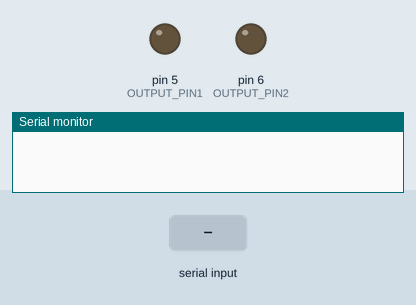
This sketch was run on a simulated Arduino Uno, built with avr-gcc and run on an emulated ATmega328P. Shown: output pins drawn as LEDs (lit = HIGH), the last lines printed to the serial monitor. The inputs (shaded band) are chosen by the test bench.

Above: at 1.2 s.
1.3 s: "90,45," received over Serial
At 2.6 s:
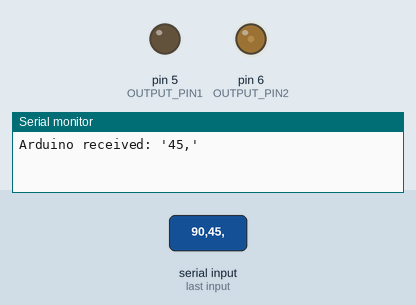
3.8 s: "1,90,45," received over Serial
At 5.8 s:
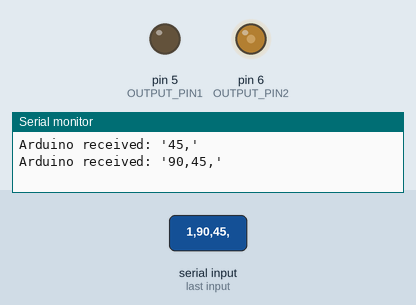
6.3 s: "30,150," received over Serial
At 7.6 s:
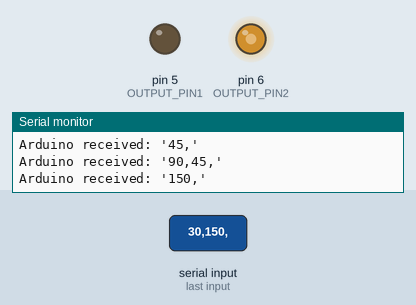
8.8 s: "1,90," received over Serial
At 10.7 s:
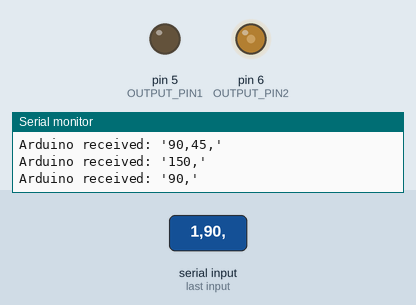
Timing chart, 0 to 12.2 s (numbered marks = the images above; inputs shaded):
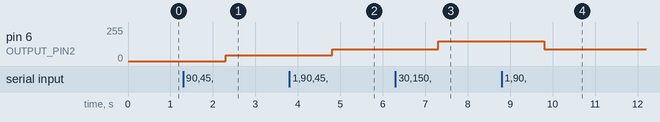

The sketch:

SimpleSerialIn2LEDs.ino
```cpp
const int DELAY_MS = 5;
const int OUTPUT_PIN1 = 5;
const int OUTPUT_PIN2 = 6;

void setup() {
  // put your setup code here, to run once:
  Serial.begin(9600);
  pinMode(OUTPUT_PIN1, OUTPUT);
  pinMode(OUTPUT_PIN2, OUTPUT);
}

void loop() {
  // put your main code here, to run repeatedly:
  if (Serial.available() > 0) {
    String rcvdIdx = Serial.readStringUntil(',');
    int ledIndex = rcvdIdx.toInt();
    String rcvdVal = Serial.readStringUntil('\n');
    int ledVal = rcvdVal.toInt();
    ledVal = constrain(ledVal, 0, 255);
    if (ledIndex == 0) {
      analogWrite(OUTPUT_PIN1, ledVal);
    } else {
      analogWrite(OUTPUT_PIN2, ledVal);
    }
    Serial.print("Arduino received: '");
    Serial.print(rcvdVal);
    Serial.println("'");
  }
}
```

Measured:
- after the input at 1.3 s, pin 6 (OUTPUT_PIN2): 0/255 → 45/255 after 1.0 s
- after the input at 3.8 s, pin 6 (OUTPUT_PIN2): 45/255 → 90/255 after 1.0 s
- after the input at 6.3 s, pin 6 (OUTPUT_PIN2): 90/255 → 150/255 after 1.0 s
- after the input at 8.8 s, pin 6 (OUTPUT_PIN2): 150/255 → 90/255 after 1.0 s
